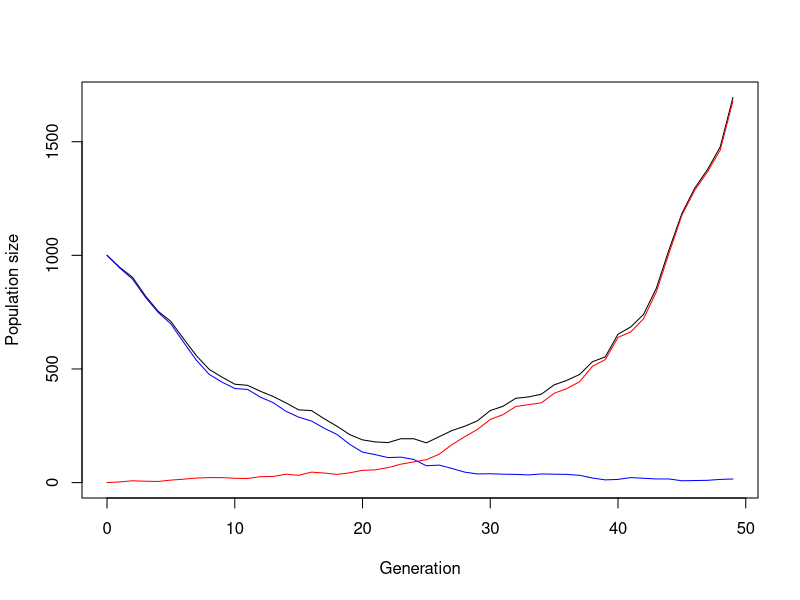
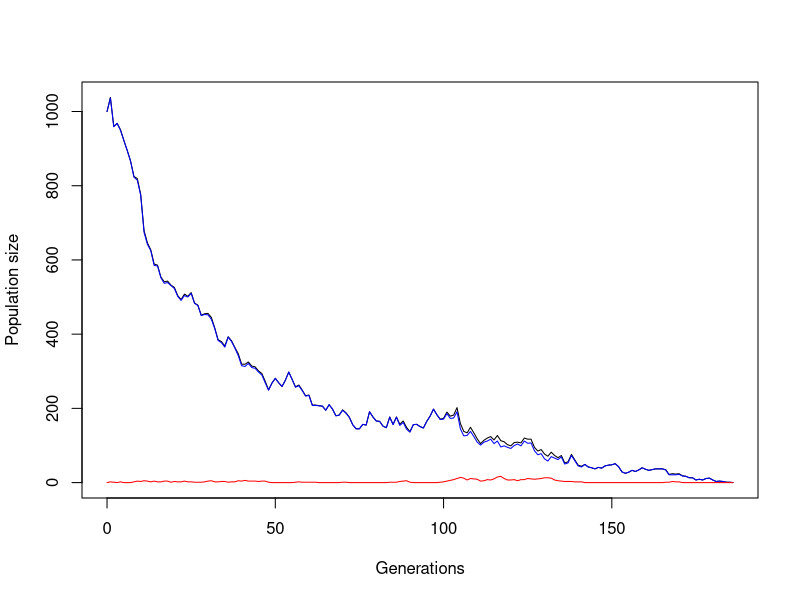
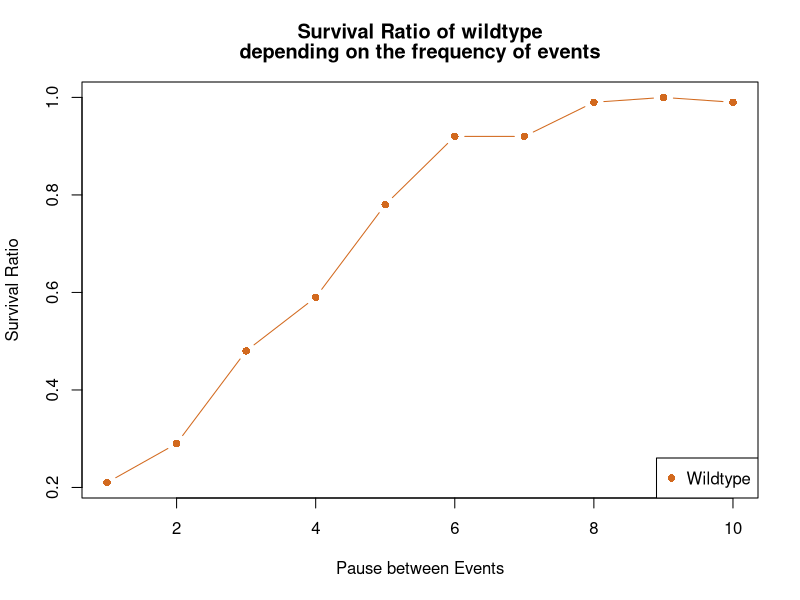
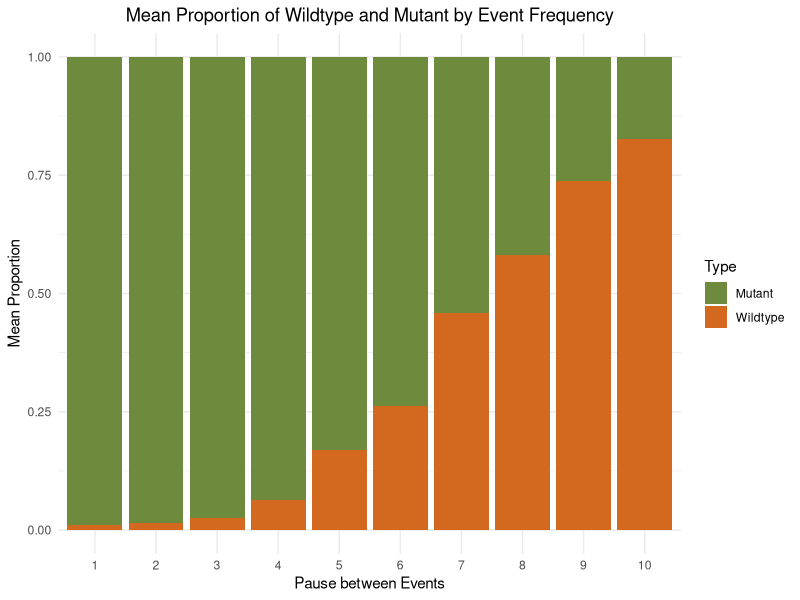
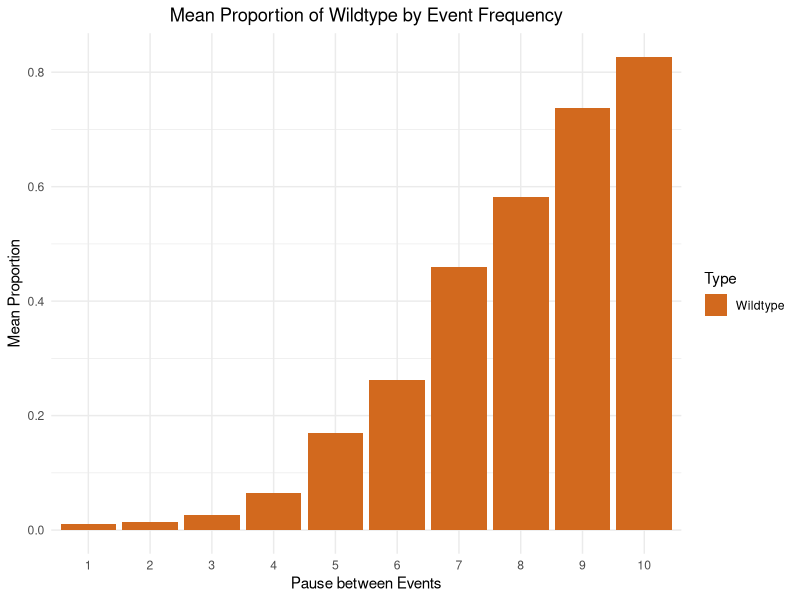
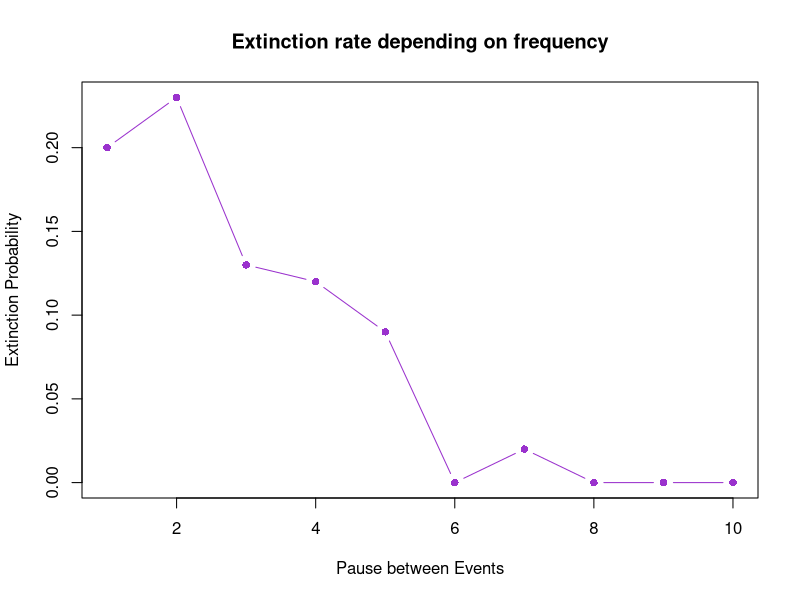
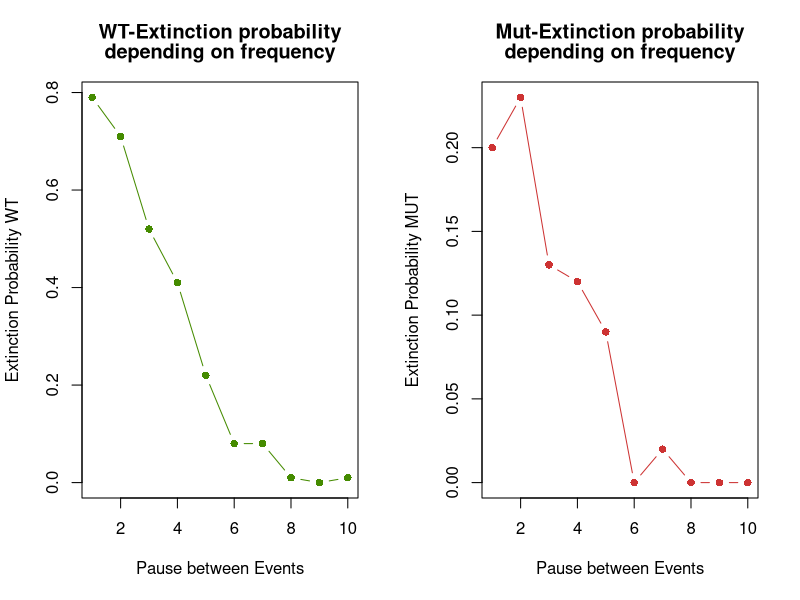
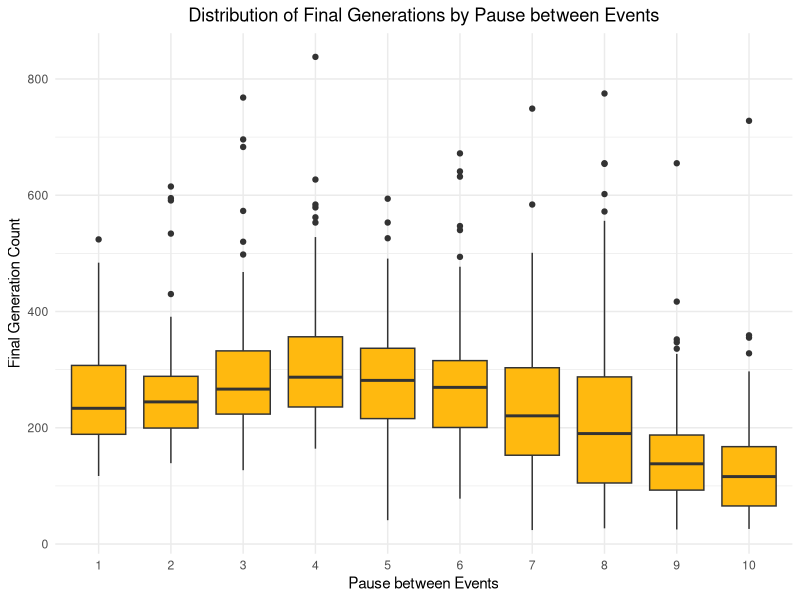

Reproduce these figures in R, in order.
## ---- chunk 1
#Original

simulate_one_gen <- function(N_a, N_A, decay_rate, sel_coeff, mut_rate) {
  # draw offspring according to Poisson distribution
  offsp_a <- rpois(1, N_a * (1-decay_rate))
  offsp_A <- rpois(1, N_A * (1-decay_rate+sel_coeff))
  # draw new mutants according to Poisson distribution
  mut_a_to_A <- rpois(1, offsp_a * mut_rate)
  
  # determine new population sizes of wild type and mutant
  N_a_new <- max(offsp_a - mut_a_to_A, 0)
  N_A_new <-  offsp_A + mut_a_to_A
  
  return(c(N_a_new, N_A_new))
}
# Test the function
print(simulate_one_gen(100,0,0.1,0.2,0.001))
## ---- chunk 2
#Original

simulate_pop <- function(N_init_a, N_init_A, decay_rate, sel_coeff, mut_rate, t_max) {
  # Create the vector in which to save the results
  pop_vector <- c(N_init_a, N_init_A)
  # initiate the variables
  pop_new <- c(N_init_a, N_init_A)
  
  # run the simulation until generation t_max
  for (i in 1:t_max+1) {
    # redefine the current population one generation later
    pop_new <- simulate_one_gen(pop_new[1],pop_new[2], decay_rate, sel_coeff, mut_rate)
    # add the new population sizes to the output vector
    pop_vector <- rbind(pop_vector,pop_new)
    # condition to stop the simulation before t_max: either the population exceeds 1.5 times the original population size, or it goes extinct
    if (pop_new[1]+pop_new[2]>=1.5*(N_init_a+ N_init_A) | pop_new[1]+pop_new[2]==0) break
  }
  
  # define the row and column names of the output vector
  rownames(pop_vector) <- (0:t_max)[1:length(pop_vector[,1])] # note that the vector has to be cut if the simulation stopped early
  colnames(pop_vector) <- c("a","A")
  # return the result
  return(pop_vector)	
}


# Test the function and plot the result
# set t_max to a value to be used througout
max_gen <- 1000
# create your simulation data, without mut_rate & sel_coeff and a higher decay_rate
output <- simulate_pop(1000,0,0.1,0.2,0.001,max_gen)
# show the last few lines of the data table
print(output)
# plot the output - note that the plot range and the x axis have to be adjusted based on the length of the table
# determine x axis range 
x_range <- 0:(length(output[,1])-1)
# this plots the total population size
plot(x_range,output[,1]+output[,2],type='l',ylim=c(0,max(output[,1]+output[,2])),xlab = "Generation",ylab = "Population size")
# add number of wild type individuals
lines(x_range,output[,1], col="blue")
# add number of mutant individuals
lines(x_range,output[,2], col="red")
## ---- chunk 3
t_pause = 1 #t_switch, time between events
t_event = 5 #duration of event (Working: 5)
t_switch = t_pause
sel_coeff = 0.0

#flooding_table <- c()

simulate_pop <- function(N_init_a, N_init_A, decay_rate, sel_coeff, mut_rate, t_max, t_pause) {
  # Create the vector in which to save the results
  pop_vector <- c(N_init_a, N_init_A)
  # initiate the variables
  pop_new <- c(N_init_a, N_init_A)
  
  ph = 0 #phase in the beginning of the simulation

  
  # run the simulation until generation t_max
  for (i in 1:t_max+1) {
    if(ph %%2 == 0){ #checking in which phase the simulation is, still needs fine-tuning
    decay_rate = -0.02 #no event - parameters
    sel_coeff = -0.015 #(Working: -0.02 & -0.015)
  }else{
    decay_rate = 0.03 #event - parameters
    sel_coeff = 0.05 #(Working: 0.03 & 0.05)
  }

  if (i >= t_switch) { #changing the phase number, if the simulation is at the end of the phase
    if(ph %% 2 == 0) {
      t_switch = t_switch + t_event
      ph = ph + 1
    }else{
      t_switch = t_switch + t_pause
      ph = ph + 1
    }
  }
    
    # redefine the current population one generation later
    pop_new <- simulate_one_gen(pop_new[1],pop_new[2], decay_rate, sel_coeff, mut_rate)
    # add the new population sizes to the output vector
    pop_vector <- rbind(pop_vector,pop_new)
    # condition to stop the simulation before t_max: either the population exceeds 1.5 times the original population size, or it goes extinct
    if (pop_new[1]+pop_new[2]>=1.5*(N_init_a+ N_init_A) | pop_new[1]+pop_new[2]==0) break
  }
  
  # define the row and column names of the output vector
  rownames(pop_vector) <- (0:t_max)[1:length(pop_vector[,1])] # note that the vector has to be cut if the simulation stopped early
  colnames(pop_vector) <- c("WT","Mut")
  # return the result
  return(pop_vector)	
}

# Test the function and plot the result
# set t_max to a value to be used throughout
max_gen <- 1000
# create your simulation data
output <- simulate_pop(1000,0,0.35,0.01,0.001,max_gen, t_pause) #(Working: 1000, 0, 0.35, 0.01, 0.001, max_gen)
# show the last few lines of the data table
print(tail(output))
# plot the output - note that the plot range and the x axis have to be adjusted based on the length of the table
# determine x axis range 
x_range <- 0:(length(output[,1])-1)
# this plots the total population size
plot(x_range,output[,1]+output[,2],type='l',ylim=c(0,max(output[,1]+output[,2])),xlab = "Generations",ylab = "Population size")
# add number of wild type individuals
lines(x_range,output[,1], col="blue")
# add number of mutant individuals
lines(x_range,output[,2], col="red")

## ---- chunk 4
# Set some parameters to fixed values
init_a <- 1000
init_A <- 0
m_rate <- 0.001
max_gen <- 1000
no_replicates <- 100

# Frequencies to vary
frequencies <- c(1:10)

# Initialize data tables to collect results
data_table_Pop <- c()
data_table_Nw <- c()
data_table_Nm <- c()
data_table_comp <- c()

# Initialize counters for survival
surviving_Nw <- numeric(length(frequencies))
surviving_Nm <- numeric(length(frequencies))

# Run the simulation across all chosen parameters
for (t_pause in frequencies) {
  i <- 1
  repeat {
    # Run the simulation once
    one_run <- simulate_pop(init_a, init_A, 0, 0, m_rate, max_gen, t_pause)
    
    # Determine the final sizes of the populations
    size_wt <- one_run[nrow(one_run), 1]
    size_mut <- one_run[nrow(one_run), 2]
    
    # Count surviving populations
    if (size_wt > 0) {
      surviving_Nw[t_pause] <- surviving_Nw[t_pause] + 1
    }
    if (size_mut > 0) {
      surviving_Nm[t_pause] <- surviving_Nm[t_pause] + 1
    }

    # Enter the data into the tables
    final_size <- size_wt + size_mut
    final_gen <- nrow(one_run)
    
    data_table_Pop <- rbind(data_table_Pop, c(t_pause, final_size, final_gen))
    data_table_Nw <- rbind(data_table_Nw, c(t_pause, size_wt, final_gen))
    data_table_Nm <- rbind(data_table_Nm, c(t_pause, size_mut, final_gen))
    
    portion_WT <- size_wt / final_size
    portion_Mut <- size_mut / final_size
    
    data_table_comp <- rbind(data_table_comp, c(t_pause, portion_WT, portion_Mut))
    
    # Stop after the specified number of replicates
    if (i >= no_replicates) break
    i <- i + 1
  }
}

# Define column names of data tables
colnames(data_table_Pop) <- c("f", "Final Pop", "final_gen")
colnames(data_table_Nw) <- c("f", "Final WT", "final_gen")
colnames(data_table_Nm) <- c("f", "Final Mut", "final_gen")
colnames(data_table_comp) <- c("f", "Proportion_WT", "Proportion_Mut")

# Calculate ratios of surviving populations
ratios <- data.frame(
  t_pause = frequencies,
  Nw_survival_ratio = surviving_Nw / no_replicates,
  Nm_survival_ratio = surviving_Nm / no_replicates
)

#plot(ratios[,1], ratios[,2], xlab = "Frequencies of events", ylab = "Survival-ratio", main = "Survival-ratio of WT", col = "chocolate", type = "p", )
#lines(ratios[,1], ratios[,3], col = "darkolivegreen4", type = "l")

## ---- chunk 5
# Ensure ratios are numeric
ratios$t_pause <- as.numeric(as.character(ratios$t_pause))
ratios$Nw_survival_ratio <- as.numeric(as.character(ratios$Nw_survival_ratio))
ratios$Nm_survival_ratio <- as.numeric(as.character(ratios$Nm_survival_ratio))

# Plot for Wildtype survival ratio
#par(mfrow = c(1,2))

plot(ratios$t_pause, ratios$Nw_survival_ratio, 
     xlab = "Pause between Events", 
     ylab = "Survival Ratio", 
     main = c(paste("Survival Ratio of wildtype"), paste("depending on the frequency of events")), 
     col = "chocolate", 
     type = "b",
     pch = c(16))  # Use a solid circle for points

# Add lines for Mutation survival ratio
#plot(ratios$t_pause, ratios$Nm_survival_ratio, 
      #col = "darkolivegreen4", 
      #type = "b")  # Use points and lines

# Optionally, add a legend
legend("bottomright", legend = c("Wildtype"), 
       col = c("chocolate"),
       pch = c(16, NA))

## ---- chunk 6
mean_comp_tot <- c()

mean_comp_WT <- aggregate(data_table_comp[,2]~ f, data = data_table_comp, FUN = mean)
mean_comp_Mut <- aggregate(data_table_comp[,3] ~ f, data = data_table_comp, FUN = mean)
mean_comp_tot <- rbind(mean_comp_tot, c(mean_comp_WT, mean_comp_Mut))

# Load necessary libraries
library(ggplot2)
library(dplyr)
library(tidyr)

# Combine the two data frames into one
# Ensure the names are consistent for merging
colnames(mean_comp_WT) <- c("f", "Proportion_WT")
colnames(mean_comp_Mut) <- c("f", "Proportion_Mut")

# Merge the data
mean_comp <- merge(mean_comp_WT, mean_comp_Mut, by = "f")

# Reshape the data into long format for ggplot2
mean_comp_long <- mean_comp %>%
  pivot_longer(cols = c("Proportion_WT", "Proportion_Mut"), 
               names_to = "Type", 
               values_to = "Proportion")

# Plot the stacked bar chart
ggplot(mean_comp_long, aes(x = as.factor(f), y = Proportion, fill = Type)) +
  geom_bar(stat = "identity", position = "stack") +
  labs(x = "Pause between Events", 
       y = "Mean Proportion", 
       title = "Mean Proportion of Wildtype and Mutant by Event Frequency") +
  scale_fill_manual(values = c("Proportion_WT" = "chocolate", "Proportion_Mut" = "darkolivegreen4"),
                    labels = c("Mutant","Wildtype")) +
  theme_minimal() +
    theme(plot.title = element_text(hjust = 0.5))  # Center the title



#library(ggplot2)

#ggplot(data_table_comp, aes(fill=condition, y=data_table_comp$, x=specie)) + 
    #geom_bar(position="dodge", stat="identity")

## ---- chunk 7
mean_comp_WT_long <- mean_comp %>%
  pivot_longer(cols = "Proportion_WT", 
               names_to = "Type", 
               values_to = "Proportion")
ggplot(mean_comp_WT_long, aes(x = as.factor(f), y = Proportion, fill = Type)) +
  geom_bar(stat = "identity", position = "stack") +
  labs(x = "Pause between Events", 
       y = "Mean Proportion", 
       title = "Mean Proportion of Wildtype by Event Frequency") +
  scale_fill_manual(values = ("Proportion_WT" = "chocolate"),
                    labels = ("Wildtype")) +
  theme_minimal() +
    theme(plot.title = element_text(hjust = 0.5))
## ---- chunk 8
#data_table_Pop
# Ensure data_table_Pop is a data frame
data_table_Pop <- as.data.frame(data_table_Pop)

# Set column names (if not already set)
colnames(data_table_Pop) <- c("f", "Final_Pop", "final_gen")

# Initialize a vector to store extinction ratios for each frequency
extinction_ratios <- numeric(length(frequencies))

# Calculate extinction ratios for each frequency
for (t_pause in frequencies) {
  # Filter data for the current frequency
  current_data <- subset(data_table_Pop, f == t_pause)
  
  # Count how many populations went extinct (Final Pop == 0)
  extinct_count <- sum(current_data$Final_Pop == 0)
  
  # Calculate the extinction ratio (extinct_count / no_replicates)
  extinction_ratios[t_pause] <- extinct_count / no_replicates
}

# Create a data frame for extinction ratios
extinction_df <- data.frame(
  t_pause = frequencies,
  extinction_ratio = extinction_ratios
)

# Print or view the extinction ratios
print(extinction_df)

plot(extinction_df[,1], extinction_df[,2], 
     type = "b", 
     pch = 16, 
     col = "darkorchid3",
     ylab = "Extinction Probability", 
     xlab = "Pause between Events",
     main = "Extinction rate depending on frequency")

## ---- chunk 9
par(mfrow = c(1,2))
#data_table_Pop
# Ensure data_table_Pop is a data frame
data_table_Pop <- as.data.frame(data_table_Pop)

# Set column names (if not already set)
colnames(data_table_Pop) <- c("f", "Final_Pop", "final_gen")

# Initialize a vector to store extinction ratios for each frequency
extinction_ratios <- numeric(length(frequencies))

# Calculate extinction ratios for each frequency
for (t_pause in frequencies) {
  # Filter data for the current frequency
  current_data <- subset(data_table_Pop, f == t_pause)
  
  # Count how many populations went extinct (Final Pop == 0)
  extinct_count <- sum(current_data$Final_Pop == 0)
  
  # Calculate the extinction ratio (extinct_count / no_replicates)
  extinction_ratios[t_pause] <- extinct_count / no_replicates
}

# Create a data frame for extinction ratios
extinction_df <- data.frame(
  t_pause = frequencies,
  extinction_ratio = extinction_ratios
)

# Print or view the extinction ratios
print(extinction_df)

#plot(extinction_df[,1], extinction_df[,2], 
    # type = "b", 
    # pch = 16, 
    # col = "darkorchid3",
    # ylab = "Extinction Probability Tot-Pop", 
    # xlab = "Pause between Events",
    # main = "Tot-Pop-Extinction rate dep. frequency")

#data_table_Pop
# Ensure data_table_Pop is a data frame
data_table_Nw <- as.data.frame(data_table_Nw)

# Set column names (if not already set)
colnames(data_table_Nw) <- c("f", "Final_Pop", "final_gen")

# Initialize a vector to store extinction ratios for each frequency
extinction_ratios_WT <- numeric(length(frequencies))

# Calculate extinction ratios for each frequency
for (t_pause in frequencies) {
  # Filter data for the current frequency
  current_data_WT <- subset(data_table_Nw, f == t_pause)
  
  # Count how many populations went extinct (Final Pop == 0)
  extinct_count_WT <- sum(current_data_WT$Final_Pop == 0)
  
  # Calculate the extinction ratio (extinct_count / no_replicates)
  extinction_ratios_WT[t_pause] <- extinct_count_WT / no_replicates
}

# Create a data frame for extinction ratios
extinction_WT_df <- data.frame(
  t_pause = frequencies,
  extinction_ratio_WT = extinction_ratios_WT
)

# Print or view the extinction ratios
print(extinction_WT_df)

plot(extinction_WT_df[,1], extinction_WT_df[,2], 
     type = "b", 
     pch = 16, 
     col = "chartreuse4",
     ylab = "Extinction Probability WT", 
     xlab = "Pause between Events",
     main = c(paste("WT-Extinction probability"), paste("depending on frequency")))


#data_table_Pop
# Ensure data_table_Pop is a data frame
data_table_Nm <- as.data.frame(data_table_Nm)

# Set column names (if not already set)
colnames(data_table_Nm) <- c("f", "Final_Pop", "final_gen")

# Initialize a vector to store extinction ratios for each frequency
extinction_ratios_MUT <- numeric(length(frequencies))

# Calculate extinction ratios for each frequency
for (t_pause in frequencies) {
  # Filter data for the current frequency
  current_data_MUT <- subset(data_table_Nm, f == t_pause)
  
  # Count how many populations went extinct (Final Pop == 0)
  extinct_count_MUT <- sum(current_data_MUT$Final_Pop == 0)
  
  # Calculate the extinction ratio (extinct_count / no_replicates)
  extinction_ratios_MUT[t_pause] <- extinct_count_MUT / no_replicates
}

# Create a data frame for extinction ratios
extinction_MUT_df <- data.frame(
  t_pause = frequencies,
  extinction_ratio_MUT = extinction_ratios_MUT
)

# Print or view the extinction ratios
print(extinction_MUT_df)

plot(extinction_MUT_df[,1], extinction_MUT_df[,2], 
     type = "b", 
     pch = 16, 
     col = "brown3",
     ylab = "Extinction Probability MUT", 
     xlab = "Pause between Events",
     main = c(paste("Mut-Extinction probability"), paste("depending on frequency")))
par(mfrow= c(1,1))
## ---- chunk 10
ggplot(data_table_Pop, aes(x = as.factor(f), y = final_gen)) +
  geom_boxplot(fill = "darkgoldenrod1") +
  labs(x = "Pause between Events", y = "Final Generation Count", 
       title = "Distribution of Final Generations by Pause between Events") +
  theme_minimal() +
  theme(plot.title = element_text(hjust = 0.5))  # Center the title


## ---- chunk 11
ggplot(data_table_Pop, aes(x = final_gen, fill = as.factor(f))) +
  geom_histogram(binwidth = 10, position = "identity", alpha = 0.6) +
  labs(x = "Final Generation Count", y = "Count", 
       title = "Histogram of Final Generations by Pause between Events") +
  theme_minimal() +
  scale_fill_discrete(name = "Pause btw. Events") +
  theme(plot.title = element_text(hjust = 0.5))  # Center the title

## ---- chunk 12

# Filter for populations that went extinct (Final_Pop == 0)
extinct_pop <- subset(data_table_Pop, Final_Pop == 0)

# Select only the frequency and generation of extinction
extinct_data <- extinct_pop[, c("f", "final_gen")]

# Optionally, rename columns for clarity
colnames(extinct_data) <- c("Frequency", "Extinction_Generation")

# View or print the resulting data
print(extinct_data)

#Plot the data
ggplot(extinct_data, aes(x=Frequency, y=Extinction_Generation)) +
       geom_point(col = "aquamarine4", pch = 19) +
  geom_smooth(method=lm , color="coral", se=FALSE) + 
  labs(title = "Generation of Extinction across different Frequencies", x = "Pause between Events", y = "Extinction Generation") +
  theme_bw() +
  theme(
    legend.position = c(.95, .95),
    legend.justification = c("right", "top"),
    legend.box.just = "right",
    legend.margin = margin(6, 6, 6, 6)
    ) +
  theme(plot.title = element_text(hjust = 0.5)) + # Center the title
  scale_x_continuous(breaks = 1:10, limits = c(1,10)) # Set x-axis to show only natural numbers 1 through 10





